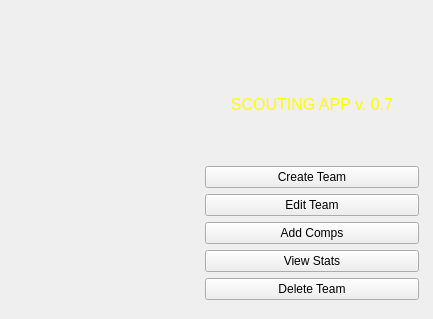
    <widget class="QWidget" name="MenuPage">
     <property name="contextMenuPolicy">
      <enum>Qt::ContextMenuPolicy::PreventContextMenu</enum>
     </property>
     <widget class="QWidget" name="verticalLayoutWidget_2">
      <property name="geometry">
       <rect>
        <x>200</x>
        <y>40</y>
        <width>224</width>
        <height>270</height>
       </rect>
      </property>
      <layout class="QGridLayout" name="gridLayout">
       <property name="leftMargin">
        <number>5</number>
       </property>
       <property name="topMargin">
        <number>10</number>
       </property>
       <property name="rightMargin">
        <number>5</number>
       </property>
       <property name="bottomMargin">
        <number>10</number>
       </property>
       <item row="0" column="0">
        <widget class="QLabel" name="label_5">
         <property name="text">
          <string>&lt;html&gt;&lt;head/&gt;&lt;body&gt;&lt;p align=&quot;center&quot;&gt;&lt;span style=&quot; font-size:12pt; color:#ffff00;&quot;&gt;SCOUTING APP v. 0.7&lt;/span&gt;&lt;/p&gt;&lt;/body&gt;&lt;/html&gt;</string>
         </property>
        </widget>
       </item>
       <item row="1" column="0">
        <widget class="QPushButton" name="CreateTeam">
         <property name="text">
          <string>Create Team</string>
         </property>
        </widget>
       </item>
       <item row="2" column="0">
        <widget class="QPushButton" name="EditTeam">
         <property name="text">
          <string>Edit Team</string>
         </property>
        </widget>
       </item>
       <item row="3" column="0">
        <widget class="QPushButton" name="AddCompMenu">
         <property name="text">
          <string>Add Comps</string>
         </property>
        </widget>
       </item>
       <item row="4" column="0">
        <widget class="QPushButton" name="ViewStats">
         <property name="text">
          <string>View Stats</string>
         </property>
        </widget>
       </item>
       <item row="5" column="0">
        <widget class="QPushButton" name="DeleteTeam">
         <property name="text">
          <string>Delete Team</string>
         </property>
        </widget>
       </item>
      </layout>
     </widget>
    </widget>
